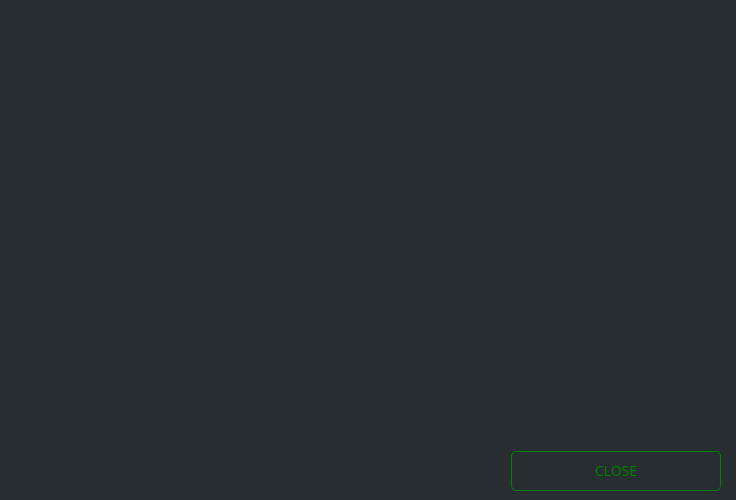
<?xml version="1.0" encoding="UTF-8"?>
<ui version="4.0">
 <class>DepositDetailsDialog</class>
 <widget class="QDialog" name="DepositDetailsDialog">
  <property name="geometry">
   <rect>
    <x>0</x>
    <y>0</y>
    <width>736</width>
    <height>500</height>
   </rect>
  </property>
  <property name="minimumSize">
   <size>
    <width>0</width>
    <height>500</height>
   </size>
  </property>
  <property name="windowTitle">
   <string>Deposit Details</string>
  </property>
  <property name="styleSheet">
   <string notr="true">background-color: #282d31;
color: #ddd;
border: 0px;
font-family: 'Poppins';</string>
  </property>
  <layout class="QVBoxLayout" name="verticalLayout">
   <property name="leftMargin">
    <number>15</number>
   </property>
   <property name="topMargin">
    <number>15</number>
   </property>
   <property name="rightMargin">
    <number>15</number>
   </property>
   <property name="bottomMargin">
    <number>9</number>
   </property>
   <item>
    <widget class="QTextBrowser" name="m_detailsBrowser">
     <property name="font">
      <font>
       <family>Poppins</family>
       <pointsize>-1</pointsize>
      </font>
     </property>
     <property name="styleSheet">
      <string notr="true">
color: #ddd;
border: 0px;
font-size: 14px;</string>
     </property>
    </widget>
   </item>
   <item>
    <layout class="QHBoxLayout" name="horizontalLayout">
     <item>
      <spacer name="horizontalSpacer">
       <property name="orientation">
        <enum>Qt::Horizontal</enum>
       </property>
       <property name="sizeHint" stdset="0">
        <size>
         <width>40</width>
         <height>20</height>
        </size>
       </property>
      </spacer>
     </item>
     <item>
      <widget class="QPushButton" name="m_okButton">
       <property name="minimumSize">
        <size>
         <width>210</width>
         <height>40</height>
        </size>
       </property>
       <property name="font">
        <font>
         <family>Poppins</family>
         <pointsize>-1</pointsize>
        </font>
       </property>
       <property name="styleSheet">
        <string notr="true">QPushButton#m_okButton {color: green; border: 1px solid green; font-size: 14px; border-radius: 5px;}

QPushButton#m_okButton:hover {color: green; border: 1px solid green; font-size: 14px; border-radius: 5px;}</string>
       </property>
       <property name="text">
        <string>CLOSE</string>
       </property>
      </widget>
     </item>
    </layout>
   </item>
  </layout>
 </widget>
 <resources/>
 <connections>
  <connection>
   <sender>m_okButton</sender>
   <signal>clicked()</signal>
   <receiver>DepositDetailsDialog</receiver>
   <slot>accept()</slot>
   <hints>
    <hint type="sourcelabel">
     <x>683</x>
     <y>333</y>
    </hint>
    <hint type="destinationlabel">
     <x>367</x>
     <y>178</y>
    </hint>
   </hints>
  </connection>
 </connections>
</ui>
